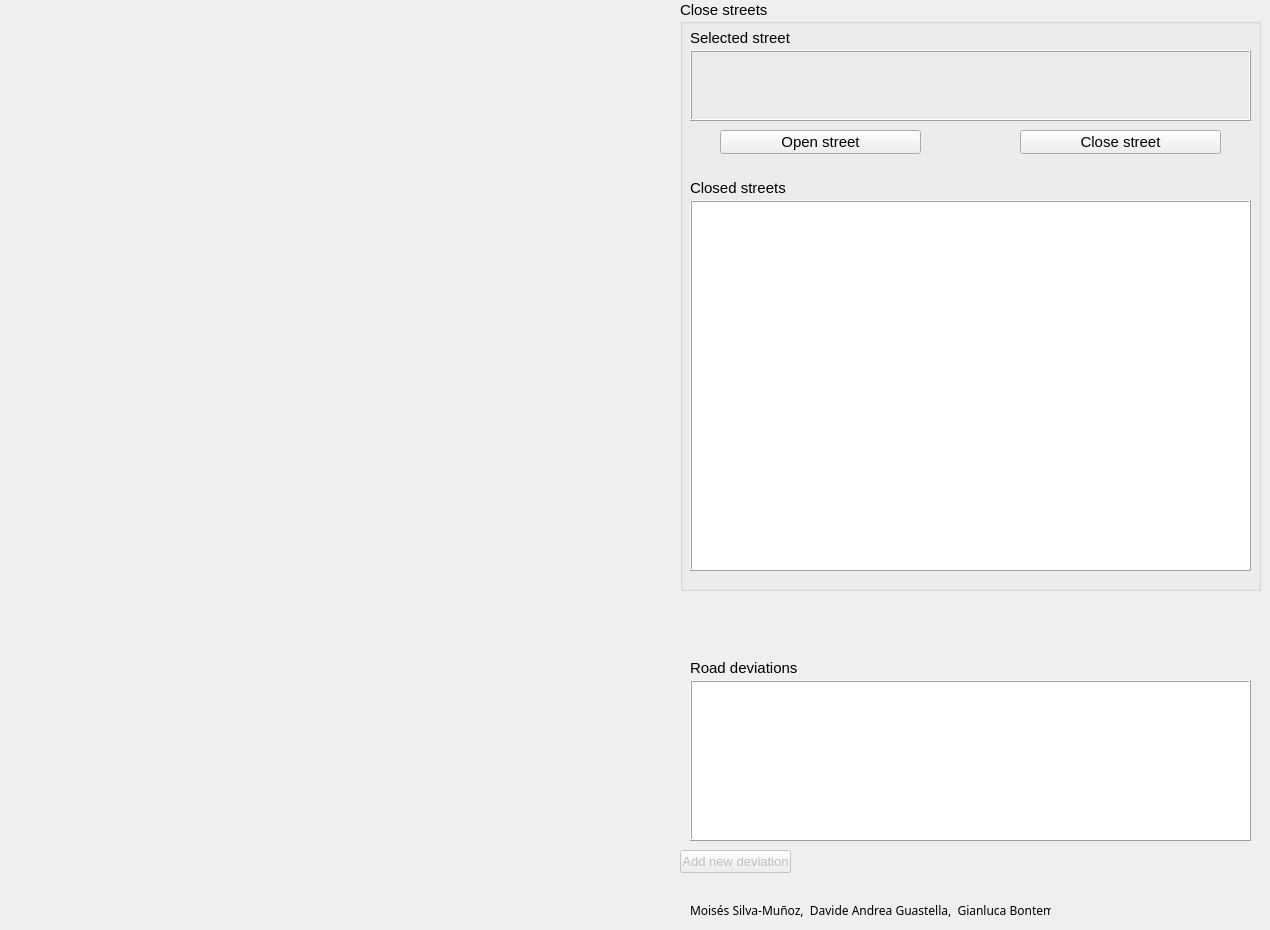
         <widget class="QWidget" name="Road_work_planning">
          <attribute name="title">
           <string>Road work planning</string>
          </attribute>
          <widget class="QLabel" name="label_road_deviation">
           <property name="geometry">
            <rect>
             <x>690</x>
             <y>660</y>
             <width>121</width>
             <height>16</height>
            </rect>
           </property>
           <property name="font">
            <font>
             <pointsize>11</pointsize>
            </font>
           </property>
           <property name="text">
            <string>Road deviations</string>
           </property>
          </widget>
          <widget class="QListView" name="listView_road_deviation">
           <property name="geometry">
            <rect>
             <x>690</x>
             <y>680</y>
             <width>561</width>
             <height>161</height>
            </rect>
           </property>
           <property name="minimumSize">
            <size>
             <width>320</width>
             <height>150</height>
            </size>
           </property>
           <property name="font">
            <font>
             <pointsize>10</pointsize>
            </font>
           </property>
           <property name="frameShape">
            <enum>QFrame::Box</enum>
           </property>
           <property name="frameShadow">
            <enum>QFrame::Raised</enum>
           </property>
          </widget>
          <widget class="QPushButton" name="Button_new_deviation">
           <property name="enabled">
            <bool>false</bool>
           </property>
           <property name="geometry">
            <rect>
             <x>680</x>
             <y>850</y>
             <width>111</width>
             <height>23</height>
            </rect>
           </property>
           <property name="font">
            <font>
             <pointsize>10</pointsize>
            </font>
           </property>
           <property name="layoutDirection">
            <enum>Qt::LeftToRight</enum>
           </property>
           <property name="text">
            <string>Add new deviation</string>
           </property>
          </widget>
          <widget class="QWidget" name="layoutWidget">
           <property name="geometry">
            <rect>
             <x>0</x>
             <y>0</y>
             <width>681</width>
             <height>921</height>
            </rect>
           </property>
           <layout class="QVBoxLayout" name="mapLayout">
            <property name="sizeConstraint">
             <enum>QLayout::SetMinimumSize</enum>
            </property>
           </layout>
          </widget>
          <widget class="QLabel" name="label_ulb">
           <property name="geometry">
            <rect>
             <x>1203</x>
             <y>867</y>
             <width>51</width>
             <height>51</height>
            </rect>
           </property>
           <property name="text">
            <string/>
           </property>
           <property name="scaledContents">
            <bool>true</bool>
           </property>
          </widget>
          <widget class="QLabel" name="label_mlg">
           <property name="geometry">
            <rect>
             <x>1080</x>
             <y>885</y>
             <width>111</width>
             <height>31</height>
            </rect>
           </property>
           <property name="text">
            <string/>
           </property>
           <property name="scaledContents">
            <bool>true</bool>
           </property>
          </widget>
          <widget class="QGroupBox" name="groupBox_15">
           <property name="geometry">
            <rect>
             <x>680</x>
             <y>0</y>
             <width>581</width>
             <height>591</height>
            </rect>
           </property>
           <property name="font">
            <font>
             <pointsize>11</pointsize>
            </font>
           </property>
           <property name="layoutDirection">
            <enum>Qt::LeftToRight</enum>
           </property>
           <property name="title">
            <string>Close streets</string>
           </property>
           <widget class="QLabel" name="label_selected_road">
            <property name="geometry">
             <rect>
              <x>10</x>
              <y>30</y>
              <width>101</width>
              <height>16</height>
             </rect>
            </property>
            <property name="font">
             <font>
              <pointsize>11</pointsize>
             </font>
            </property>
            <property name="text">
             <string>Selected street</string>
            </property>
           </widget>
           <widget class="QLabel" name="label_selected_road_from_map">
            <property name="geometry">
             <rect>
              <x>10</x>
              <y>50</y>
              <width>561</width>
              <height>71</height>
             </rect>
            </property>
            <property name="minimumSize">
             <size>
              <width>320</width>
              <height>50</height>
             </size>
            </property>
            <property name="font">
             <font>
              <pointsize>12</pointsize>
             </font>
            </property>
            <property name="locale">
             <locale language="French" country="Belgium"/>
            </property>
            <property name="frameShape">
             <enum>QFrame::Box</enum>
            </property>
            <property name="frameShadow">
             <enum>QFrame::Raised</enum>
            </property>
            <property name="text">
             <string/>
            </property>
           </widget>
           <widget class="QPushButton" name="openStreetButton">
            <property name="geometry">
             <rect>
              <x>40</x>
              <y>130</y>
              <width>201</width>
              <height>24</height>
             </rect>
            </property>
            <property name="minimumSize">
             <size>
              <width>130</width>
              <height>24</height>
             </size>
            </property>
            <property name="font">
             <font>
              <pointsize>11</pointsize>
             </font>
            </property>
            <property name="text">
             <string>Open street</string>
            </property>
           </widget>
           <widget class="QPushButton" name="closeStreetButton">
            <property name="geometry">
             <rect>
              <x>340</x>
              <y>130</y>
              <width>201</width>
              <height>24</height>
             </rect>
            </property>
            <property name="minimumSize">
             <size>
              <width>130</width>
              <height>24</height>
             </size>
            </property>
            <property name="font">
             <font>
              <pointsize>11</pointsize>
             </font>
            </property>
            <property name="text">
             <string>Close street</string>
            </property>
           </widget>
           <widget class="QLabel" name="label_closed_roads">
            <property name="geometry">
             <rect>
              <x>10</x>
              <y>180</y>
              <width>101</width>
              <height>16</height>
             </rect>
            </property>
            <property name="font">
             <font>
              <pointsize>11</pointsize>
             </font>
            </property>
            <property name="text">
             <string>Closed streets</string>
            </property>
           </widget>
           <widget class="QListView" name="closedStreetListView">
            <property name="geometry">
             <rect>
              <x>10</x>
              <y>200</y>
              <width>561</width>
              <height>371</height>
             </rect>
            </property>
            <property name="minimumSize">
             <size>
              <width>320</width>
              <height>90</height>
             </size>
            </property>
            <property name="font">
             <font>
              <pointsize>11</pointsize>
             </font>
            </property>
            <property name="layoutDirection">
             <enum>Qt::LeftToRight</enum>
            </property>
            <property name="locale">
             <locale language="French" country="Belgium"/>
            </property>
            <property name="frameShape">
             <enum>QFrame::Box</enum>
            </property>
            <property name="frameShadow">
             <enum>QFrame::Raised</enum>
            </property>
            <property name="lineWidth">
             <number>1</number>
            </property>
            <property name="editTriggers">
             <set>QAbstractItemView::DoubleClicked</set>
            </property>
            <property name="viewMode">
             <enum>QListView::ListMode</enum>
            </property>
           </widget>
          </widget>
          <widget class="QLabel" name="label_21">
           <property name="geometry">
            <rect>
             <x>690</x>
             <y>900</y>
             <width>361</width>
             <height>20</height>
            </rect>
           </property>
           <property name="font">
            <font>
             <family>Microsoft Tai Le</family>
             <pointsize>9</pointsize>
            </font>
           </property>
           <property name="text">
            <string>Moisés Silva-Muñoz,  Davide Andrea Guastella,  Gianluca Bontempi</string>
           </property>
          </widget>
         </widget>
